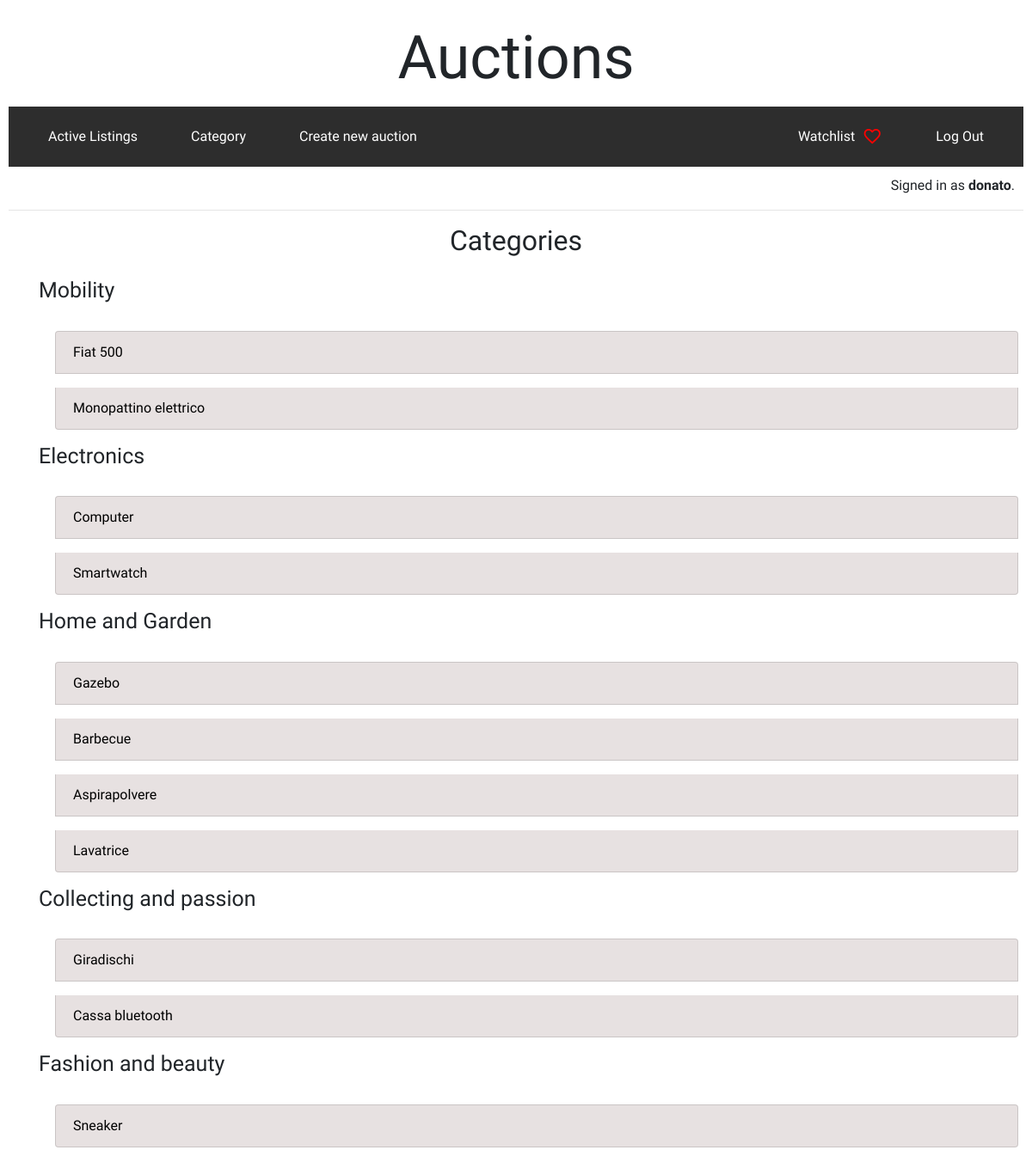
Page /category (signed in) on the committed database.
### auctions/models.py (models this page shows, shortened)
class User(AbstractUser):
    pass

class Auction(models.Model):
    title = models.CharField(max_length=64)
    description = models.TextField(max_length=200, blank=True)
    owner = models.ForeignKey(User, on_delete=models.CASCADE)
    start_bid = models.DecimalField(max_digits=8, decimal_places=2, default=0.00)
    active = models.BooleanField(default=True)
    image = models.ImageField(upload_to='auctions_images/', blank=True)
    category = models.CharField(max_length=64, blank=True)
    date = models.DateField()

### auctions/views.py (the view)
# urls.py: path("category", views.category, name="category")
def category(request):
    auctions = Auction.objects.filter(active=True)
    categories = {}
    for auction in auctions:
        if auction.category:
            if auction.category not in categories:
                categories[auction.category] = []
            categories[auction.category].append(auction)
    return render(request, "auctions/category.html", {
        "categories": categories
    })

### auctions/templates/auctions/category.html (shortened to what this page needs)
{% extends 'auctions/layout.html' %}
{% block body %}
<div class="container-fluid">
<h2 class="text-center">Categories</h2>
    <ul class="list-group">
    {% for category, auctions in categories.items %}
        <li class="list-group-item border border-0" style="font-size: 25px;">{{ category }}</li>
        <div class="container-fluid">
            <ul class="list-group d-flex flex-column">
            {% for auction in auctions %}
                <li class="list-group-item list-group-item-action mt-3 ml-4"><a href="{% url 'detail' auction.id %}">{{ auction.title }}</a></li>
            {% endfor %}
            </ul>
        </div>
    {% endfor %}
    </ul>
</div>
{% endblock %}

### auctions/templates/auctions/layout.html (shortened to what this page needs)
{% load static %}
<!DOCTYPE html>
<html lang="en">
    <head>
        <link rel="stylesheet" href="https://stackpath.bootstrapcdn.com/bootstrap/4.4.1/css/bootstrap.min.css">
        <link href="{% static 'auctions/styles.css' %}" rel="stylesheet">
    </head>
    <body>
        <div class="container-fluid">
            <h1>Auctions</h1>
        </div>
        <div class="container-fluid d-flex" id="nav_bar">
            {% if user.is_authenticated %}
            <div class="nav-group d-flex">
                    <a class="nav-link" href="{% url 'index' %}">Active Listings</a>
                    <a class="nav-link" href="{% url 'category' %}">Category</a>
                    <a class="nav-link" href="{% url 'create' %}">Create new auction</a>
            </div>
            <div class="nav-group d-flex">
                <div>
                    <a id="icon" class="nav-link" href="{% url 'watchlist' %}">Watchlist<span class="material-symbols-outlined">favorite</span>
                    </a>
                 </div>
                <a class="nav-link" href="{% url 'logout' %}">Log Out</a>
            </div>
                {% else %}
            <div class="nav-group d-flex" id="not_login">
                <a class="nav-link" href="{% url 'login' %}">Log In</a>
                <a class="nav-link" href="{% url 'register' %}">Register</a>
            </div>
                {% endif %}
        </div>
        <div id="sign">
            {% if user.is_authenticated %}
                Signed in as <strong>{{ user.username }}</strong>.
            {% else %}
                Not signed in.
            {% endif %}
        </div>
        <hr>
        {% block body %}
        {% endblock %}
    </body>
</html>

### auctions/static/auctions/styles.css (style rules this page uses)
body { padding: 10px; font-family: 'Lexend', sans-serif; font-family: 'Montserrat', sans-serif; font-family: 'Tilt Neon', cursive; }
h1 { text-align: center; margin: 15px; font-size: 70px; }
a { text-decoration: none; color: black; }
#nav_bar { flex-wrap: wrap; flex-direction: row; justify-content: space-between; background-color: rgb(45,45,45); }
.list-group-item-action { background-color: rgb(231, 225, 225); }
.nav-link { color: white; margin: 15px; border: 0px; border-radius: 15px; }
#sign { text-align: end; margin: 10px; }
.material-symbols-outlined { color: red; font-variation-settings: 'FILL' 0, 'wght' 400, 'GRAD' 0, 'opsz' 4; margin-left: 8px; }
#icon { display: flex; align-items: center; }

### rows in the picture
User: username "donato"
Auction: category "Mobility", title "Fiat 500"
Auction: title "Monopattino elettrico"
Auction: category "Electronics", title "Computer"
Auction: title "Smartwatch"
Auction: category "Home and Garden", title "Gazebo"
Auction: title "Barbecue"
Auction: title "Aspirapolvere"
Auction: title "Lavatrice"
Auction: category "Collecting and passion", title "Giradischi"
Auction: title "Cassa bluetooth"
Auction: category "Fashion and beauty", title "Sneaker"
